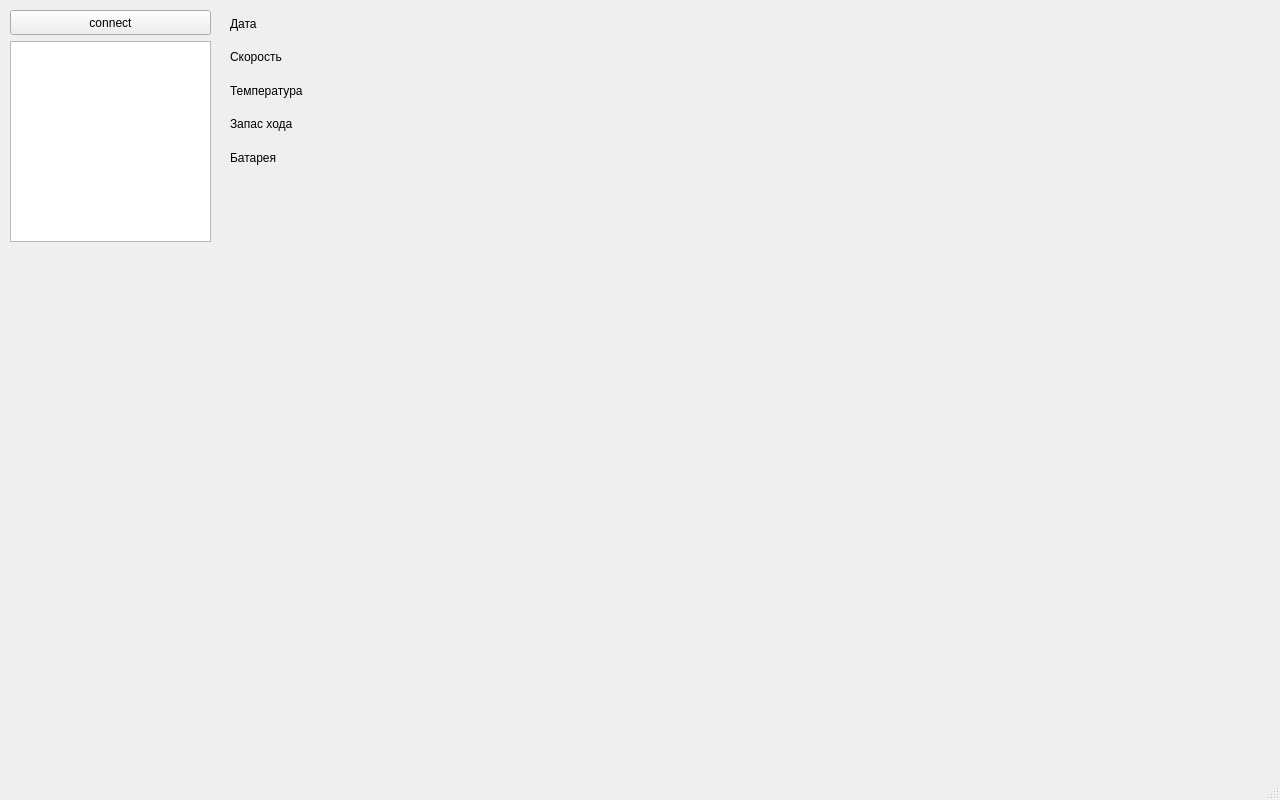
<?xml version="1.0" encoding="UTF-8"?>
<ui version="4.0">
 <class>MainWindow</class>
 <widget class="QMainWindow" name="MainWindow">
  <property name="geometry">
   <rect>
    <x>0</x>
    <y>0</y>
    <width>1280</width>
    <height>800</height>
   </rect>
  </property>
  <property name="windowTitle">
   <string>MainWindow</string>
  </property>
  <widget class="QWidget" name="centralwidget">
   <widget class="QPushButton" name="pushButton">
    <property name="geometry">
     <rect>
      <x>10</x>
      <y>10</y>
      <width>201</width>
      <height>25</height>
     </rect>
    </property>
    <property name="text">
     <string>connect</string>
    </property>
   </widget>
   <widget class="QTextBrowser" name="textBrowser">
    <property name="geometry">
     <rect>
      <x>10</x>
      <y>41</y>
      <width>201</width>
      <height>201</height>
     </rect>
    </property>
   </widget>
   <widget class="QWidget" name="layoutWidget">
    <property name="geometry">
     <rect>
      <x>230</x>
      <y>10</y>
      <width>131</width>
      <height>161</height>
     </rect>
    </property>
    <layout class="QVBoxLayout" name="verticalLayout">
     <item>
      <widget class="QLabel" name="label_0">
       <property name="text">
        <string>Дата</string>
       </property>
      </widget>
     </item>
     <item>
      <widget class="QLabel" name="label_1">
       <property name="text">
        <string>Скорость</string>
       </property>
      </widget>
     </item>
     <item>
      <widget class="QLabel" name="label_2">
       <property name="text">
        <string>Температура</string>
       </property>
      </widget>
     </item>
     <item>
      <widget class="QLabel" name="label_3">
       <property name="text">
        <string>Запас хода</string>
       </property>
      </widget>
     </item>
     <item>
      <widget class="QLabel" name="label_4">
       <property name="text">
        <string>Батарея</string>
       </property>
      </widget>
     </item>
    </layout>
   </widget>
   <widget class="WidgetSpeed" name="widget" native="true">
    <property name="enabled">
     <bool>true</bool>
    </property>
    <property name="geometry">
     <rect>
      <x>373</x>
      <y>135</y>
      <width>525</width>
      <height>525</height>
     </rect>
    </property>
   </widget>
   <widget class="WidgetRight" name="widget_2" native="true">
    <property name="geometry">
     <rect>
      <x>960</x>
      <y>312</y>
      <width>265</width>
      <height>257</height>
     </rect>
    </property>
   </widget>
   <widget class="WidgetCharge" name="widget_3" native="true">
    <property name="geometry">
     <rect>
      <x>40</x>
      <y>306</y>
      <width>280</width>
      <height>280</height>
     </rect>
    </property>
   </widget>
   <widget class="WidgetTemp" name="widget_4" native="true">
    <property name="geometry">
     <rect>
      <x>480</x>
      <y>666</y>
      <width>320</width>
      <height>80</height>
     </rect>
    </property>
   </widget>
   <widget class="WidgetTop" name="widget_5" native="true">
    <property name="geometry">
     <rect>
      <x>320</x>
      <y>0</y>
      <width>640</width>
      <height>121</height>
     </rect>
    </property>
   </widget>
  </widget>
  <widget class="QMenuBar" name="menubar">
   <property name="geometry">
    <rect>
     <x>0</x>
     <y>0</y>
     <width>1280</width>
     <height>22</height>
    </rect>
   </property>
  </widget>
  <widget class="QStatusBar" name="statusbar"/>
 </widget>
 <customwidgets>
  <customwidget>
   <class>WidgetSpeed</class>
   <extends>QWidget</extends>
   <header location="global">widgetspeed.h</header>
   <container>1</container>
  </customwidget>
  <customwidget>
   <class>WidgetCharge</class>
   <extends>QWidget</extends>
   <header location="global">widgetcharge.h</header>
   <container>1</container>
  </customwidget>
  <customwidget>
   <class>WidgetTemp</class>
   <extends>QWidget</extends>
   <header location="global">widgettemp.h</header>
   <container>1</container>
  </customwidget>
  <customwidget>
   <class>WidgetRight</class>
   <extends>QWidget</extends>
   <header>widgetright.h</header>
   <container>1</container>
  </customwidget>
  <customwidget>
   <class>WidgetTop</class>
   <extends>QWidget</extends>
   <header location="global">widgettop.h</header>
   <container>1</container>
  </customwidget>
 </customwidgets>
 <resources/>
 <connections/>
</ui>
